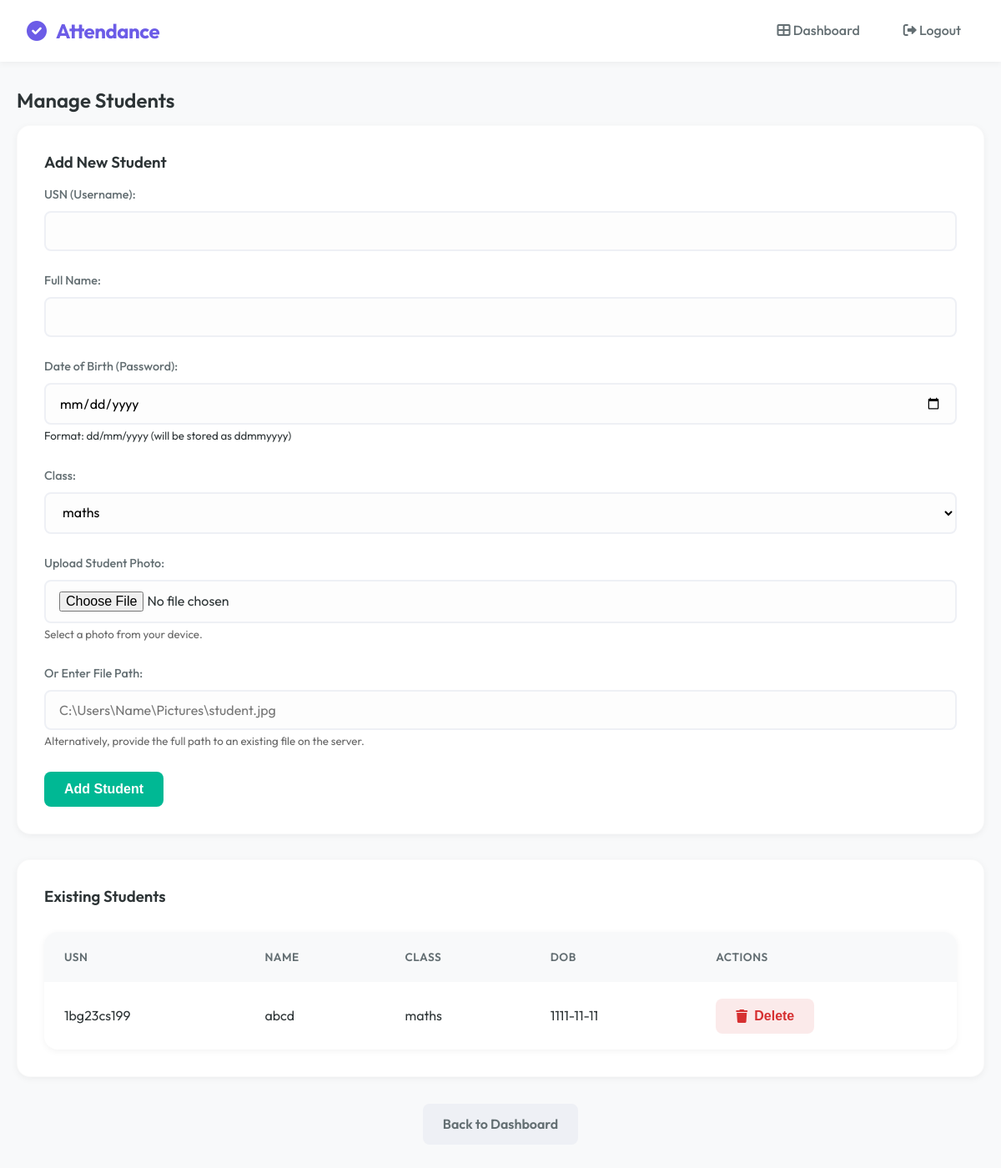
Page /manage_students (signed in) on the earlier database version.
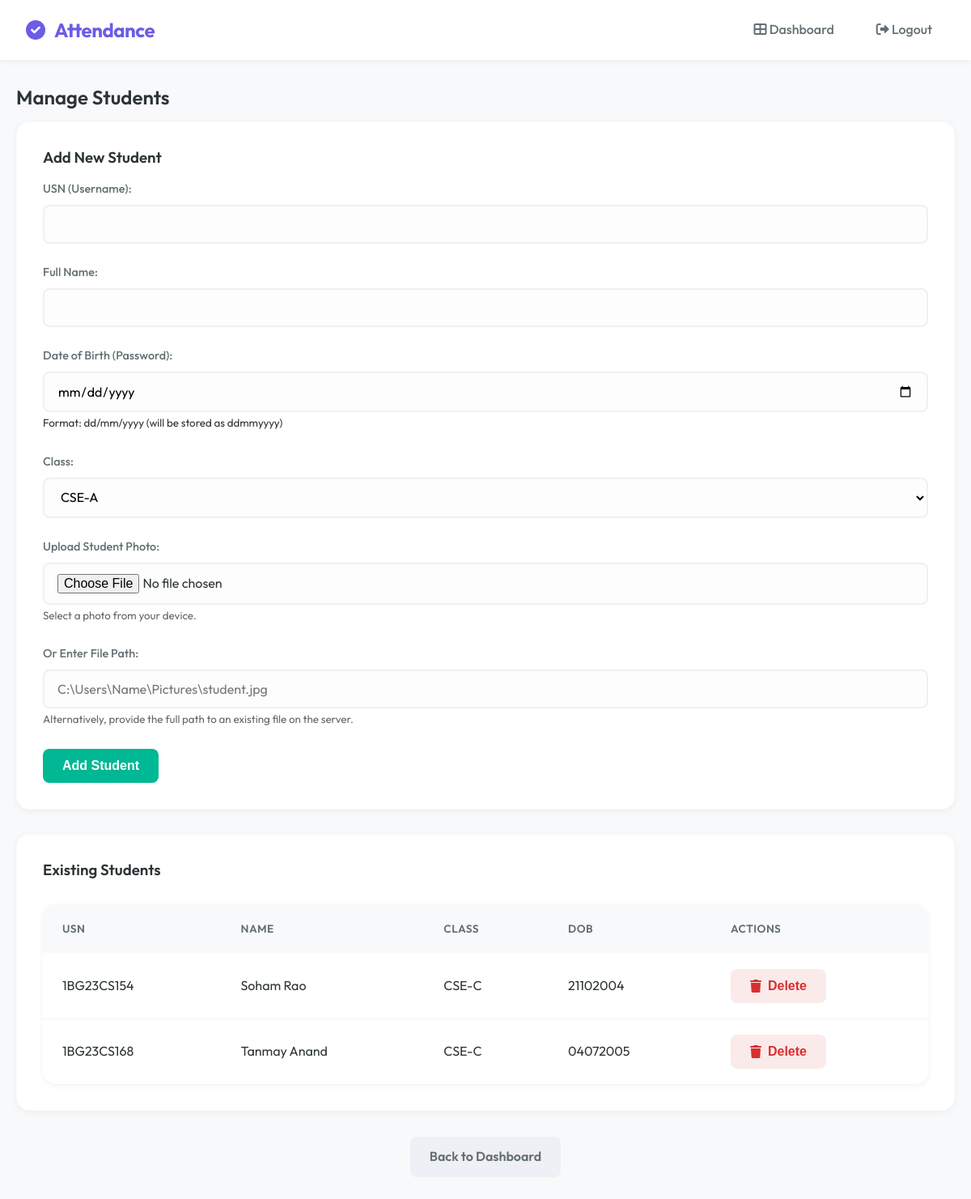
Same page on the later database version.
### tables this page shows
CREATE TABLE students (
        id INTEGER PRIMARY KEY AUTOINCREMENT,
        usn TEXT UNIQUE,
        name TEXT,
        dob TEXT,
        class_id INTEGER,
        face_encoding BLOB
    );

CREATE TABLE classes (
        id INTEGER PRIMARY KEY AUTOINCREMENT,
        class_name TEXT
    );

### app.py (the view)
@app.route("/manage_students")
def manage_students():
    if session.get("role") != "admin":
        return "Unauthorized", 403
    conn = sqlite3.connect('attendance.db')
    c = conn.cursor()
    c.execute("SELECT id, class_name FROM classes ORDER BY class_name")
    classes = c.fetchall()
    c.execute("""
        SELECT s.id, s.usn, s.name, s.dob, s.class_id, c.class_name
        FROM students s
        JOIN classes c ON s.class_id = c.id
        ORDER BY c.class_name, s.usn
    """)
    students = c.fetchall()
    conn.close()
    return render_template("manage_students.html", classes=classes, students=students)

### templates/manage_students.html (shortened to what this page needs)
{% extends "base.html" %}
{% block content %}
<h2>Manage Students</h2>
<div class="card" style="margin-bottom: 30px;">
    <h3>Add New Student</h3>
    <form action="/add_student" method="POST" enctype="multipart/form-data">
        <div class="form-group">
            <label for="usn">USN (Username):</label>
            <input type="text" id="usn" name="usn" required>
        </div>
        <div class="form-group">
            <label for="name">Full Name:</label>
            <input type="text" id="name" name="name" required>
        </div>
        <div class="form-group">
            <label for="dob">Date of Birth (Password):</label>
            <input type="date" id="dob" name="dob" required>
            <small class="text-muted">Format: dd/mm/yyyy (will be stored as ddmmyyyy)</small>
        </div>
        <div class="form-group">
            <label for="class_id">Class:</label>
            <select name="class_id" id="class_id" required>
                {% for cls in classes %}
                <option value="{{ cls[0] }}">{{ cls[1] }}</option>
                {% endfor %}
            </select>
        </div>
        <div class="form-group">
            <label for="student_image">Upload Student Photo:</label>
            <input type="file" id="student_image" name="student_image" accept="image/*">
            <small style="color: #666;">Select a photo from your device.</small>
        </div>
        <div class="form-group">
            <label for="image_path">Or Enter File Path:</label>
            <input type="text" id="image_path" name="image_path" placeholder="C:\Users\Name\Pictures\student.jpg">
            <small style="color: #666;">Alternatively, provide the full path to an existing file on the server.</small>
        </div>
        <button type="submit" class="btn btn-success">Add Student</button>
    </form>
</div>
<div class="card">
    <h3>Existing Students</h3>
    <div class="table-container" style="max-height: 500px; overflow-y: auto;">
        <table>
            <thead>
                <tr>
                    <th>USN</th>
                    <th>Name</th>
                    <th>Class</th>
                    <th>DOB</th>
                    <th>Actions</th>
                </tr>
            </thead>
            <tbody>
                {% for student in students %}
                <tr>
                    <td>{{ student[1] }}</td>
                    <td>{{ student[2] }}</td>
                    <td>{{ student[5] }}</td>
                    <td>{{ student[3] }}</td>
                    <td>
                        <form action="/delete_student/{{ student[0] }}" method="POST" style="display:inline;"
                            onsubmit="return confirm('Are you sure you want to delete this student?');">
                            <button type="submit" class="btn btn-danger btn-sm"><i class="fas fa-trash"></i>
                                Delete</button>
                        </form>
                    </td>
                </tr>
                {% else %}
                <tr>
                    <td colspan="5" class="text-center text-muted">No students found.</td>
                </tr>
                {% endfor %}
            </tbody>
        </table>
    </div>
</div>
</div>
<div class="text-center mt-4">
    <a href="/dashboard" class="btn btn-secondary">Back to Dashboard</a>
</div>
{% endblock %}

Differences in the rows shown:
changed students: usn "1bg23cs199" → "1BG23CS154"; name "abcd" → "Soham Rao"; class_name "maths" → "CSE-C"; dob "1111-11-11" → "21102004"
added students: usn "1BG23CS168", name "Tanmay Anand", class_name "CSE-C", dob "04072005"
Other differences:
form field class_id: "maths" → "CSE-A"
